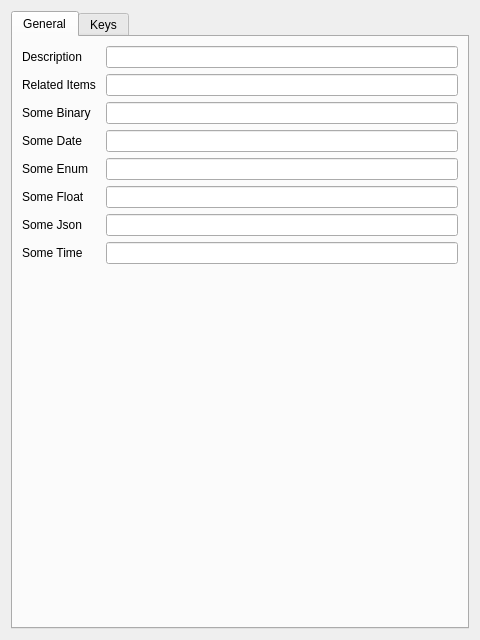
<?xml version="1.0" encoding="UTF-8"?>
<ui version="4.0">
 <class>QtCompositeKeyModelEditor</class>
 <widget class="QWidget" name="QtCompositeKeyModelEditor">
  <property name="geometry">
   <rect>
    <x>0</x>
    <y>0</y>
    <width>480</width>
    <height>640</height>
   </rect>
  </property>
  <property name="windowTitle">
   <string>Composite key model Editor</string>
  </property>
  <layout class="QVBoxLayout" name="verticalLayout">
   <item>
    <widget class="QTabWidget" name="main_tab">
     <property name="currentIndex">
      <number>0</number>
     </property>
     
     <widget class="QWidget" name="tab_general">
      <attribute name="title">
       <string>General</string>
      </attribute>
      <layout class="QFormLayout" name="formLayout">
     
       
       <item row="0" column="0">
        <widget class="QLabel" name="lbl_description">
         <property name="text">
          <string>Description </string>
         </property>
         <property name="buddy">
          <cstring>c_description</cstring>
         </property>
        </widget>
       </item>
       
       <item row="0" column="1">
        
        
        <widget class="DrfTextEditor" name="c_description">
         <property name="name" stdset="0">
          <string notr="true">description</string>
         </property>
         <property name="clearable" stdset="0">
          <bool>true</bool>
         </property>
        </widget>
       </item>
     
     
       
       <item row="1" column="0">
        <widget class="QLabel" name="lbl_related_items">
         <property name="text">
          <string>Related Items </string>
         </property>
         <property name="buddy">
          <cstring>c_related_items</cstring>
         </property>
        </widget>
       </item>
       
       <item row="1" column="1">
        
        
        <widget class="QtRelatedItemMuSe" name="c_related_items">
         <property name="name" stdset="0">
          <string notr="true">related_items</string>
         </property>
         <property name="clearable" stdset="0">
          <bool>true</bool>
         </property>
        </widget>
       </item>
     
     
       
       <item row="2" column="0">
        <widget class="QLabel" name="lbl_some_binary">
         <property name="text">
          <string>Some Binary </string>
         </property>
         <property name="buddy">
          <cstring>c_some_binary</cstring>
         </property>
        </widget>
       </item>
       
       <item row="2" column="1">
        
        
        <widget class="DrfBlobEditor" name="c_some_binary">
         <property name="name" stdset="0">
          <string notr="true">some_binary</string>
         </property>
         <property name="clearable" stdset="0">
          <bool>true</bool>
         </property>
        </widget>
       </item>
     
     
       
       <item row="3" column="0">
        <widget class="QLabel" name="lbl_some_date">
         <property name="text">
          <string>Some Date </string>
         </property>
         <property name="buddy">
          <cstring>c_some_date</cstring>
         </property>
        </widget>
       </item>
       
       <item row="3" column="1">
        
        
        <widget class="DrfDateEditor" name="c_some_date">
         <property name="name" stdset="0">
          <string notr="true">some_date</string>
         </property>
         <property name="clearable" stdset="0">
          <bool>true</bool>
         </property>
        </widget>
       </item>
     
     
       
       <item row="4" column="0">
        <widget class="QLabel" name="lbl_some_enum">
         <property name="text">
          <string>Some Enum </string>
         </property>
         <property name="buddy">
          <cstring>c_some_enum</cstring>
         </property>
        </widget>
       </item>
       
       <item row="4" column="1">
        
        
        <widget class="DrfEnumEditor" name="c_some_enum">
         <property name="name" stdset="0">
          <string notr="true">some_enum</string>
         </property>
         <property name="choices" stdset="0">
          <string notr="true">PENDING:Pending,PROCESSING:Processing,COMPLETED:Completed,FAILED:Failed</string>
         </property>
         <property name="clearable" stdset="0">
          <bool>true</bool>
         </property>
        </widget>
       </item>
     
     
       
       <item row="5" column="0">
        <widget class="QLabel" name="lbl_some_float">
         <property name="text">
          <string>Some Float </string>
         </property>
         <property name="buddy">
          <cstring>c_some_float</cstring>
         </property>
        </widget>
       </item>
       
       <item row="5" column="1">
        
        
        <widget class="DrfRealEditor" name="c_some_float">
         <property name="name" stdset="0">
          <string notr="true">some_float</string>
         </property>
         <property name="clearable" stdset="0">
          <bool>true</bool>
         </property>
        </widget>
       </item>
     
     
       
       <item row="6" column="0">
        <widget class="QLabel" name="lbl_some_json">
         <property name="text">
          <string>Some Json </string>
         </property>
         <property name="buddy">
          <cstring>c_some_json</cstring>
         </property>
        </widget>
       </item>
       
       <item row="6" column="1">
        
        
        <widget class="DrfTextEditor" name="c_some_json">
         <property name="name" stdset="0">
          <string notr="true">some_json</string>
         </property>
         <property name="clearable" stdset="0">
          <bool>true</bool>
         </property>
        </widget>
       </item>
     
     
       
       <item row="7" column="0">
        <widget class="QLabel" name="lbl_some_time">
         <property name="text">
          <string>Some Time </string>
         </property>
         <property name="buddy">
          <cstring>c_some_time</cstring>
         </property>
        </widget>
       </item>
       
       <item row="7" column="1">
        
        
        <widget class="DrfTimeEditor" name="c_some_time">
         <property name="name" stdset="0">
          <string notr="true">some_time</string>
         </property>
         <property name="clearable" stdset="0">
          <bool>true</bool>
         </property>
        </widget>
       </item>
     
      </layout>
     </widget>
     
     <widget class="QWidget" name="tab_keys">
      <attribute name="title">
       <string>Keys</string>
      </attribute>
      <layout class="QFormLayout" name="formLayout">
     
       
       <item row="0" column="0">
        <widget class="QLabel" name="lbl_key_part1">
         <property name="text">
          <string>Key Part1 </string>
         </property>
         <property name="buddy">
          <cstring>c_key_part1</cstring>
         </property>
        </widget>
       </item>
       
       <item row="0" column="1">
        
        
        <widget class="DrfLineEditor" name="c_key_part1">
         <property name="name" stdset="0">
          <string notr="true">key_part1</string>
         </property>
        </widget>
       </item>
     
     
       
       <item row="1" column="0">
        <widget class="QLabel" name="lbl_key_part2">
         <property name="text">
          <string>Key Part2 </string>
         </property>
         <property name="buddy">
          <cstring>c_key_part2</cstring>
         </property>
        </widget>
       </item>
       
       <item row="1" column="1">
        
        
        <widget class="DrfIntEditor" name="c_key_part2">
         <property name="name" stdset="0">
          <string notr="true">key_part2</string>
         </property>
        </widget>
       </item>
     
      </layout>
     </widget>
     
    </widget>
   </item>
  </layout>
 </widget>
 <customwidgets>
  <customwidget>
    <class>DrfTextEditor</class>
    <extends>QLineEdit</extends>
    <header>exdrf_qt.field_ed.api</header>
  </customwidget>
  <customwidget>
    <class>QtRelatedItemMuSe</class>
    <extends>QLineEdit</extends>
    <header>exdrf_dev.qt_gen.db.related_items.api</header>
  </customwidget>
  <customwidget>
    <class>DrfBlobEditor</class>
    <extends>QLineEdit</extends>
    <header>exdrf_qt.field_ed.api</header>
  </customwidget>
  <customwidget>
    <class>DrfDateEditor</class>
    <extends>QLineEdit</extends>
    <header>exdrf_qt.field_ed.api</header>
  </customwidget>
  <customwidget>
    <class>DrfEnumEditor</class>
    <extends>QLineEdit</extends>
    <header>exdrf_qt.field_ed.api</header>
  </customwidget>
  <customwidget>
    <class>DrfRealEditor</class>
    <extends>QLineEdit</extends>
    <header>exdrf_qt.field_ed.api</header>
  </customwidget>
  <customwidget>
    <class>DrfTimeEditor</class>
    <extends>QLineEdit</extends>
    <header>exdrf_qt.field_ed.api</header>
  </customwidget>
  <customwidget>
    <class>DrfLineEditor</class>
    <extends>QLineEdit</extends>
    <header>exdrf_qt.field_ed.api</header>
  </customwidget>
  <customwidget>
    <class>DrfIntEditor</class>
    <extends>QLineEdit</extends>
    <header>exdrf_qt.field_ed.api</header>
  </customwidget>
 </customwidgets>
 <resources/>
 <connections/>
</ui>
